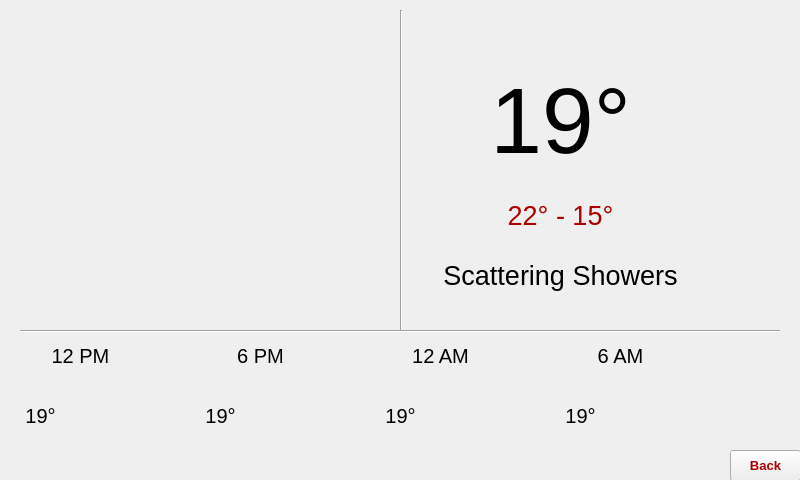
 <widget class="QWidget" name="Form">
  <property name="geometry">
   <rect>
    <x>0</x>
    <y>0</y>
    <width>800</width>
    <height>480</height>
   </rect>
  </property>
  <property name="windowTitle">
   <string>Form</string>
  </property>
  <property name="windowIcon">
   <iconset>
    <normaloff>../Images/icon.png</normaloff>../Images/icon.png</iconset>
  </property>
  <property name="styleSheet">
   <string notr="true">
QProgressBar:horizontal {
    border: 1px solid #3A3939;
    text-align: center;
    padding: 1px;
    background: #201F1F;
}
QProgressBar::chunk:horizontal {
    background-color: qlineargradient(spread:reflect, x1:1, y1:0.545, x2:1, y2:0, stop:0 rgba(28, 66, 111, 255), stop:1 rgba(37, 87, 146, 255));
}

QToolTip
{
    border: 1px solid #3A3939;
    background-color: rgb(90, 102, 117);;
    color: white;
    padding: 1px;
    opacity: 200;
}

QWidget
{
    color: silver;
    background-color: #302F2F;
    selection-background-color:#3d8ec9;
    selection-color: black;
    background-clip: border;
    border-image: none;
    outline: 0;
}

QWidget:item:hover
{
    background-color: #78879b;
    color: black;
}

QWidget:item:selected
{
    background-color: #3d8ec9;
}

QCheckBox
{
    spacing: 5px;
    outline: none;
    color: #bbb;
    margin-bottom: 2px;
}

QCheckBox:disabled
{
    color: #777777;
}
QCheckBox::indicator,
QGroupBox::indicator
{
    width: 18px;
    height: 18px;
}
QGroupBox::indicator
{
    margin-left: 2px;
}

QCheckBox::indicator:unchecked,
QCheckBox::indicator:unchecked:hover,
QGroupBox::indicator:unchecked,
QGroupBox::indicator:unchecked:hover
{
    image: url(:/dark_blue/img/checkbox_unchecked.png);
}

QCheckBox::indicator:unchecked:focus,
QCheckBox::indicator:unchecked:pressed,
QGroupBox::indicator:unchecked:focus,
QGroupBox::indicator:unchecked:pressed
{
  border: none;
    image: url(:/dark_blue/img/checkbox_unchecked_focus.png);
}

QCheckBox::indicator:checked,
QCheckBox::indicator:checked:hover,
QGroupBox::indicator:checked,
QGroupBox::indicator:checked:hover
{
    image: url(:/dark_blue/img/checkbox_checked.png);
}

QCheckBox::indicator:checked:focus,
QCheckBox::indicator:checked:pressed,
QGroupBox::indicator:checked:focus,
QGroupBox::indicator:checked:pressed
{
  border: none;
    image: url(:/dark_blue/img/checkbox_checked_focus.png);
}

QCheckBox::indicator:indeterminate,
QCheckBox::indicator:indeterminate:hover,
QCheckBox::indicator:indeterminate:pressed
QGroupBox::indicator:indeterminate,
QGroupBox::indicator:indeterminate:hover,
QGroupBox::indicator:indeterminate:pressed
{
    image: url(:/dark_blue/img/checkbox_indeterminate.png);
}

QCheckBox::indicator:indeterminate:focus,
QGroupBox::indicator:indeterminate:focus
{
    image: url(:/dark_blue/img/checkbox_indeterminate_focus.png);
}

QCheckBox::indicator:checked:disabled,
QGroupBox::indicator:checked:disabled
{
    image: url(:/dark_blue/img/checkbox_checked_disabled.png);
}

QCheckBox::indicator:unchecked:disabled,
QGroupBox::indicator:unchecked:disabled
{
    image: url(:/dark_blue/img/checkbox_unchecked_disabled.png);
}

QRadioButton
{
    spacing: 5px;
    outline: none;
    color: #bbb;
    margin-bottom: 2px;
}

QRadioButton:disabled
{
    color: #777777;
}
QRadioButton::indicator
{
    width: 21px;
    height: 21px;
}

QRadioButton::indicator:unchecked,
QRadioButton::indicator:unchecked:hover
{
    image: url(:/dark_blue/img/radio_unchecked.png);
}

QRadioButton::indicator:unchecked:focus,
QRadioButton::indicator:unchecked:pressed
{
  border: none;
  outline: none;
    image: url(:/dark_blue/img/radio_unchecked_focus.png);
}

QRadioButton::indicator:checked,
QRadioButton::indicator:checked:hover
{
  border: none;
  outline: none;
    image: url(:/dark_blue/img/radio_checked.png);
}

QRadioButton::indicator:checked:focus,
QRadioButton::indicato::menu-arrowr:checked:pressed
{
  border: none;
  outline: none;
    image: url(:/dark_blue/img/radio_checked_focus.png);
}

QRadioButton::indicator:indeterminate,
QRadioButton::indicator:indeterminate:hover,
QRadioButton::indicator:indeterminate:pressed
{
        image: url(:/dark_blue/img/radio_indeterminate.png);
}

QRadioButton::indicator:checked:disabled
{
  outline: none;
  image: url(:/dark_blue/img/radio_checked_disabled.png);
}

QRadioButton::indicator:unchecked:disabled
{
    image: url(:/dark_blue/img/radio_unchecked_disabled.png);
}


QMenuBar
{
    background-color: #302F2F;
    color: silver;
}

QMenuBar::item
{
    background: transparent;
}

QMenuBar::item:selected
{
    background: transparent;
    border: 1px solid #3A3939;
}

QMenuBar::item:pressed
{
    border: 1px solid #3A3939;
    background-color: #3d8ec9;
    color: black;
    margin-bottom:-1px;
    padding-bottom:1px;
}

QMenu
{
    border: 1px solid #3A3939;
    color: silver;
    margin: 1px;
}

QMenu::icon
{
    margin: 1px;
}

QMenu::item
{
    padding: 2px 2px 2px 25px;
    margin-left: 5px;
    border: 1px solid transparent; /* reserve space for selection border */
}

QMenu::item:selected
{
    color: black;
}

QMenu::separator {
    height: 2px;
    background: lightblue;
    margin-left: 10px;
    margin-right: 5px;
}

QMenu::indicator {
    width: 16px;
    height: 16px;
}

/* non-exclusive indicator = check box style indicator
   (see QActionGroup::setExclusive) */
QMenu::indicator:non-exclusive:unchecked {
    image: url(:/dark_blue/img/checkbox_unchecked.png);
}

QMenu::indicator:non-exclusive:unchecked:selected {
    image: url(:/dark_blue/img/checkbox_unchecked_disabled.png);
}

QMenu::indicator:non-exclusive:checked {
    image: url(:/dark_blue/img/checkbox_checked.png);
}

QMenu::indicator:non-exclusive:checked:selected {
    image: url(:/dark_blue/img/checkbox_checked_disabled.png);
}

/* exclusive indicator = radio button style indicator (see QActionGroup::setExclusive) */
QMenu::indicator:exclusive:unchecked {
    image: url(:/dark_blue/img/radio_unchecked.png);
}

QMenu::indicator:exclusive:unchecked:selected {
    image: url(:/dark_blue/img/radio_unchecked_disabled.png);
}

QMenu::indicator:exclusive:checked {
    image: url(:/dark_blue/img/radio_checked.png);
}

QMenu::indicator:exclusive:checked:selected {
    image: url(:/dark_blue/img/radio_checked_disabled.png);
}

QMenu::right-arrow {
    margin: 5px;
    image: url(:/dark_blue/img/right_arrow.png)
}


QWidget:disabled
{
    color: #808080;
    background-color: #302F2F;
}

QAbstractItemView
{
    alternate-background-color: #3A3939;
    color: silver;
    border: 1px solid 3A3939;
    border-radius: 2px;
    padding: 1px;
}

QWidget:focus, QMenuBar:focus
{
    border: 1px solid #78879b;
}

QTabWidget:focus, QCheckBox:focus, QRadioButton:focus, QSlider:focus
{
    border: none;
}

QLineEdit
{
    background-color: #201F1F;
    padding: 2px;
    border-style: solid;
    border: 1px solid #3A3939;
    border-radius: 2px;
    color: silver;
}

QGroupBox {
    border:1px solid #3A3939;
    border-radius: 2px;
    margin-top: 20px;
    background-color: #302F2F;
    color: silver;
}

QGroupBox::title {
    subcontrol-origin: margin;
    subcontrol-position: top center;
    padding-left: 10px;
    padding-right: 10px;
    padding-top: 10px;
}

QAbstractScrollArea
{
    border-radius: 2px;
    border: 1px solid #3A3939;
    background-color: transparent;
}

QScrollBar:horizontal
{
    height: 15px;
    margin: 3px 15px 3px 15px;
    border: 1px transparent #2A2929;
    border-radius: 4px;
    background-color: #2A2929;
}

QScrollBar::handle:horizontal
{
    background-color: #605F5F;
    min-width: 5px;
    border-radius: 4px;
}

QScrollBar::add-line:horizontal
{
    margin: 0px 3px 0px 3px;
    border-image: url(:/dark_blue/img/right_arrow_disabled.png);
    width: 10px;
    height: 10px;
    subcontrol-position: right;
    subcontrol-origin: margin;
}

QScrollBar::sub-line:horizontal
{
    margin: 0px 3px 0px 3px;
    border-image: url(:/dark_blue/img/left_arrow_disabled.png);
    height: 10px;
    width: 10px;
    subcontrol-position: left;
    subcontrol-origin: margin;
}

QScrollBar::add-line:horizontal:hover,QScrollBar::add-line:horizontal:on
{
    border-image: url(:/dark_blue/img/right_arrow.png);
    height: 10px;
    width: 10px;
    subcontrol-position: right;
    subcontrol-origin: margin;
}


QScrollBar::sub-line:horizontal:hover, QScrollBar::sub-line:horizontal:on
{
    border-image: url(:/dark_blue/img/left_arrow.png);
    height: 10px;
    width: 10px;
    subcontrol-position: left;
    subcontrol-origin: margin;
}

QScrollBar::up-arrow:horizontal, QScrollBar::down-arrow:horizontal
{
    background: none;
}


QScrollBar::add-page:horizontal, QScrollBar::sub-page:horizontal
{
    background: none;
}

QScrollBar:vertical
{
    background-color: #2A2929;
    width: 15px;
    margin: 15px 3px 15px 3px;
    border: 1px transparent #2A2929;
    border-radius: 4px;
}

QScrollBar::handle:vertical
{
    background-color: #605F5F;
    min-height: 5px;
    border-radius: 4px;
}

QScrollBar::sub-line:vertical
{
    margin: 3px 0px 3px 0px;
    border-image: url(:/dark_blue/img/up_arrow_disabled.png);
    height: 10px;
    width: 10px;
    subcontrol-position: top;
    subcontrol-origin: margin;
}

QScrollBar::add-line:vertical
{
    margin: 3px 0px 3px 0px;
    border-image: url(:/dark_blue/img/down_arrow_disabled.png);
    height: 10px;
    width: 10px;
    subcontrol-position: bottom;
    subcontrol-origin: margin;
}

QScrollBar::sub-line:vertical:hover,QScrollBar::sub-line:vertical:on
{

    border-image: url(:/dark_blue/img/up_arrow.png);
    height: 10px;
    width: 10px;
    subcontrol-position: top;
    subcontrol-origin: margin;
}


QScrollBar::add-line:vertical:hover, QScrollBar::add-line:vertical:on
{
    border-image: url(:/dark_blue/img/down_arrow.png);
    height: 10px;
    width: 10px;
    subcontrol-position: bottom;
    subcontrol-origin: margin;
}

QScrollBar::up-arrow:vertical, QScrollBar::down-arrow:vertical
{
    background: none;
}


QScrollBar::add-page:vertical, QScrollBar::sub-page:vertical
{
    background: none;
}

QTextEdit
{
    background-color: #201F1F;
    color: silver;
    border: 1px solid #3A3939;
}

QPlainTextEdit
{
    background-color: #201F1F;;
    color: silver;
    border-radius: 2px;
    border: 1px solid #3A3939;
}

QHeaderView::section
{
    background-color: #3A3939;
    color: silver;
    padding-left: 4px;
    border: 1px solid #6c6c6c;
}

QSizeGrip {
    image: url(:/dark_blue/img/sizegrip.png);
    width: 12px;
    height: 12px;
}

QMainWindow
{
    background-color: #302F2F;

}

QMainWindow::separator
{
    background-color: #302F2F;
    color: white;
    padding-left: 4px;
    spacing: 2px;
    border: 1px dashed #3A3939;
}

QMainWindow::separator:hover
{

    background-color: #787876;
    color: white;
    padding-left: 4px;
    border: 1px solid #3A3939;
    spacing: 2px;
}


QMenu::separator
{
    height: 1px;
    background-color: #3A3939;
    color: white;
    padding-left: 4px;
    margin-left: 10px;
    margin-right: 5px;
}


QFrame
{
    border-radius: 2px;
    border: 1px solid #444;
}

QFrame[frameShape=&quot;0&quot;]
{
    border-radius: 2px;
    border: 1px transparent #444;
}

QStackedWidget
{
    background-color: #302F2F;
    border: 1px transparent black;
}

QToolBar {
    border: 1px transparent #393838;
    background: 1px solid #302F2F;
    font-weight: bold;
}

QToolBar::handle:horizontal {
    image: url(:/dark_blue/img/Hmovetoolbar.png);
}
QToolBar::handle:vertical {
    image: url(:/dark_blue/img/Vmovetoolbar.png);
}
QToolBar::separator:horizontal {
    image: url(:/dark_blue/img/Hsepartoolbar.png);
}
QToolBar::separator:vertical {
    image: url(:/dark_blue/img/Vsepartoolbars.png);
}

QPushButton
{
    color: silver;
    background-color: #302F2F;
    border-width: 2px;
    border-color: #4A4949;
    border-style: solid;
    padding-top: 2px;
    padding-bottom: 2px;
    padding-left: 10px;
    padding-right: 10px;
    border-radius: 4px;
    /* outline: none; */
    /* min-width: 40px; */
}

QPushButton:disabled
{
    background-color: #302F2F;
    border-width: 2px;
    border-color: #3A3939;
    border-style: solid;
    padding-top: 2px;
    padding-bottom: 2px;
    padding-left: 10px;
    padding-right: 10px;
    /*border-radius: 2px;*/
    color: #808080;
}

QPushButton:focus {
    background-color: #3d8ec9;
    color: white;
}

QComboBox
{
    selection-background-color: #3d8ec9;
    background-color: #201F1F;
    border-style: solid;
    border: 1px solid #3A3939;
    border-radius: 2px;
    padding: 2px;
    min-width: 75px;
}

QPushButton:checked{
    background-color: #4A4949;
    border-color: #6A6969;
}

QPushButton:hover {
    border: 2px solid #78879b;
    color: silver;
}

QComboBox:hover, QAbstractSpinBox:hover,QLineEdit:hover,QTextEdit:hover,QPlainTextEdit:hover,QAbstractView:hover,QTreeView:hover
{
    border: 1px solid #78879b;
    color: silver;
}

QComboBox:on
{
    background-color: #626873;
    padding-top: 3px;
    padding-left: 4px;
    selection-background-color: #4a4a4a;
}

QComboBox QAbstractItemView
{
    background-color: #201F1F;
    border-radius: 2px;
    border: 1px solid #444;
    selection-background-color: #3d8ec9;
    color: silver;
}

QComboBox::drop-down
{
    subcontrol-origin: padding;
    subcontrol-position: top right;
    width: 15px;

    border-left-width: 0px;
    border-left-color: darkgray;
    border-left-style: solid;
    border-top-right-radius: 3px;
    border-bottom-right-radius: 3px;
}

QComboBox::down-arrow
{
    image: url(:/dark_blue/img/down_arrow_disabled.png);
}

QComboBox::down-arrow:on, QComboBox::down-arrow:hover,
QComboBox::down-arrow:focus
{
    image: url(:/dark_blue/img/down_arrow.png);
}

QPushButton:pressed
{
    background-color: #484846;
}

QAbstractSpinBox {
    padding-top: 2px;
    padding-bottom: 2px;
    border: 1px solid #3A3939;
    background-color: #201F1F;
    color: silver;
    border-radius: 2px;
    min-width: 75px;
}

QAbstractSpinBox:up-button
{
    background-color: transparent;
    subcontrol-origin: border;
    subcontrol-position: top right;
}

QAbstractSpinBox:down-button
{
    background-color: transparent;
    subcontrol-origin: border;
    subcontrol-position: bottom right;
}

QAbstractSpinBox::up-arrow,QAbstractSpinBox::up-arrow:disabled,QAbstractSpinBox::up-arrow:off {
    image: url(:/dark_blue/img/up_arrow_disabled.png);
    width: 10px;
    height: 10px;
}
QAbstractSpinBox::up-arrow:hover
{
    image: url(:/dark_blue/img/up_arrow.png);
}


QAbstractSpinBox::down-arrow,QAbstractSpinBox::down-arrow:disabled,QAbstractSpinBox::down-arrow:off
{
    image: url(:/dark_blue/img/down_arrow_disabled.png);
    width: 10px;
    height: 10px;
}
QAbstractSpinBox::down-arrow:hover
{
    image: url(:/dark_blue/img/down_arrow.png);
}


QLabel
{
    border: 0px solid black;
}

QTabWidget{
    border: 1px transparent black;
}

QTabWidget::pane {
    border: 1px solid #444;
    border-radius: 3px;
    padding: 3px;
}

QTabBar
{
    qproperty-drawBase: 0;
    left: 5px; /* move to the right by 5px */
}

QTabBar:focus
{
    border: 0px transparent black;
}

QTabBar::close-button  {
    image: url(:/dark_blue/img/close.png);
    background: transparent;
}

QTabBar::close-button:hover
{
    image: url(:/dark_blue/img/close-hover.png);
    background: transparent;
}

QTabBar::close-button:pressed {
    image: url(:/dark_blue/img/close-pressed.png);
    background: transparent;
}

/* TOP TABS */
QTabBar::tab:top {
    color: #b1b1b1;
    border: 1px solid #4A4949;
    border-bottom: 1px transparent black;
    background-color: #302F2F;
    padding: 5px;
    border-top-left-radius: 2px;
    border-top-right-radius: 2px;
}

QTabBar::tab:top:!selected
{
    color: #b1b1b1;
    background-color: #201F1F;
    border: 1px transparent #4A4949;
    border-bottom: 1px transparent #4A4949;
    border-top-left-radius: 0px;
    border-top-right-radius: 0px;
}

QTabBar::tab:top:!selected:hover {
    background-color: #48576b;
}

/* BOTTOM TABS */
QTabBar::tab:bottom {
    color: #b1b1b1;
    border: 1px solid #4A4949;
    border-top: 1px transparent black;
    background-color: #302F2F;
    padding: 5px;
    border-bottom-left-radius: 2px;
    border-bottom-right-radius: 2px;
}

QTabBar::tab:bottom:!selected
{
    color: #b1b1b1;
    background-color: #201F1F;
    border: 1px transparent #4A4949;
    border-top: 1px transparent #4A4949;
    border-bottom-left-radius: 0px;
    border-bottom-right-radius: 0px;
}

QTabBar::tab:bottom:!selected:hover {
    background-color: #78879b;
}

/* LEFT TABS */
QTabBar::tab:left {
    color: #b1b1b1;
    border: 1px solid #4A4949;
    border-left: 1px transparent black;
    background-color: #302F2F;
    padding: 5px;
    border-top-right-radius: 2px;
    border-bottom-right-radius: 2px;
}

QTabBar::tab:left:!selected
{
    color: #b1b1b1;
    background-color: #201F1F;
    border: 1px transparent #4A4949;
    border-right: 1px transparent #4A4949;
    border-top-right-radius: 0px;
    border-bottom-right-radius: 0px;
}

QTabBar::tab:left:!selected:hover {
    background-color: #48576b;
}


/* RIGHT TABS */
QTabBar::tab:right {
    color: #b1b1b1;
    border: 1px solid #4A4949;
    border-right: 1px transparent black;
    background-color: #302F2F;
    padding: 5px;
    border-top-left-radius: 2px;
    border-bottom-left-radius: 2px;
}

QTabBar::tab:right:!selected
{
    color: #b1b1b1;
    background-color: #201F1F;
    border: 1px transparent #4A4949;
    border-right: 1px transparent #4A4949;
    border-top-left-radius: 0px;
    border-bottom-left-radius: 0px;
}

QTabBar::tab:right:!selected:hover {
    background-color: #48576b;
}

QTabBar QToolButton::right-arrow:enabled {
     image: url(:/dark_blue/img/right_arrow.png);
 }

 QTabBar QToolButton::left-arrow:enabled {
     image: url(:/dark_blue/img/left_arrow.png);
 }

QTabBar QToolButton::right-arrow:disabled {
     image: url(:/dark_blue/img/right_arrow_disabled.png);
 }

 QTabBar QToolButton::left-arrow:disabled {
     image: url(:/dark_blue/img/left_arrow_disabled.png);
 }


QDockWidget {
    border: 1px solid #403F3F;
    titlebar-close-icon: url(:/dark_blue/img/close.png);
    titlebar-normal-icon: url(:/dark_blue/img/undock.png);
}

QDockWidget::close-button, QDockWidget::float-button {
    border: 1px solid transparent;
    border-radius: 2px;
    background: transparent;
}

QDockWidget::close-button:hover, QDockWidget::float-button:hover {
    background: rgba(255, 255, 255, 10);
}

QDockWidget::close-button:pressed, QDockWidget::float-button:pressed {
    padding: 1px -1px -1px 1px;
    background: rgba(255, 255, 255, 10);
}

QTreeView, QListView, QTextBrowser, AtLineEdit, AtLineEdit::hover {
    border: 1px solid #444;
    background-color: silver;
    border-radius: 3px;
    margin-left: 3px;
    color: black;
}

QTreeView:branch:selected, QTreeView:branch:hover {
    background: url(:/dark_blue/img/transparent.png);
}

QTreeView::branch:has-siblings:!adjoins-item {
    border-image: url(:/dark_blue/img/transparent.png);
}

QTreeView::branch:has-siblings:adjoins-item {
    border-image: url(:/dark_blue/img/transparent.png);
}

QTreeView::branch:!has-children:!has-siblings:adjoins-item {
    border-image: url(:/dark_blue/img/transparent.png);
}

QTreeView::branch:has-children:!has-siblings:closed,
QTreeView::branch:closed:has-children:has-siblings {
    image: url(:/dark_blue/img/branch_closed.png);
}

QTreeView::branch:open:has-children:!has-siblings,
QTreeView::branch:open:has-children:has-siblings  {
    image: url(:/dark_blue/img/branch_open.png);
}

QTreeView::branch:has-children:!has-siblings:closed:hover,
QTreeView::branch:closed:has-children:has-siblings:hover {
    image: url(:/dark_blue/img/branch_closed-on.png);
    }

QTreeView::branch:open:has-children:!has-siblings:hover,
QTreeView::branch:open:has-children:has-siblings:hover  {
    image: url(:/dark_blue/img/branch_open-on.png);
    }

QListView::item:!selected:hover, QListView::item:!selected:hover, QTreeView::item:!selected:hover  {
    background: rgba(0, 0, 0, 0);
    outline: 0;
    color: #FFFFFF
}

QListView::item:selected:hover, QListView::item:selected:hover, QTreeView::item:selected:hover  {
    background: #3d8ec9;
    color: #FFFFFF;
}

QSlider::groove:horizontal {
    border: 1px solid #3A3939;
    height: 8px;
    background: #201F1F;
    margin: 2px 0;
    border-radius: 2px;
}

QSlider::handle:horizontal {
    background: QLinearGradient( x1: 0, y1: 0, x2: 0, y2: 1,
      stop: 0.0 silver, stop: 0.2 #a8a8a8, stop: 1 #727272);
    border: 1px solid #3A3939;
    width: 14px;
    height: 14px;
    margin: -4px 0;
    border-radius: 2px;
}

QSlider::groove:vertical {
    border: 1px solid #3A3939;
    width: 8px;
    background: #201F1F;
    margin: 0 0px;
    border-radius: 2px;
}

QSlider::handle:vertical {
    background: QLinearGradient( x1: 0, y1: 0, x2: 0, y2: 1, stop: 0.0 silver,
    stop: 0.2 #a8a8a8, stop: 1 #727272);
    border: 1px solid #3A3939;
    width: 14px;
    height: 14px;
    margin: 0 -4px;
    border-radius: 2px;
}

QToolButton {
    /*  background-color: transparent; */
    border: 2px transparent #4A4949;
    border-radius: 4px;
    background-color: dimgray;
    margin: 2px;
    padding: 2px;
}

QToolButton[popupMode=&quot;1&quot;] { /* only for MenuButtonPopup */
 padding-right: 20px; /* make way for the popup button */
 border: 2px transparent #4A4949;
 border-radius: 4px;
}

QToolButton[popupMode=&quot;2&quot;] { /* only for InstantPopup */
 padding-right: 10px; /* make way for the popup button */
 border: 2px transparent #4A4949;
}


QToolButton:hover, QToolButton::menu-button:hover {
    border: 2px solid #78879b;
}

QToolButton:checked, QToolButton:pressed,
    QToolButton::menu-button:pressed {
    background-color: #4A4949;
    border: 2px solid #78879b;
}

/* the subcontrol below is used only in the InstantPopup or DelayedPopup mode */
QToolButton::menu-indicator {
    image: url(:/dark_blue/img/down_arrow.png);
    top: -7px; left: -2px; /* shift it a bit */
}

/* the subcontrols below are used only in the MenuButtonPopup mode */
QToolButton::menu-button {
    border: 1px transparent #4A4949;
    border-top-right-radius: 6px;
    border-bottom-right-radius: 6px;
    /* 16px width + 4px for border = 20px allocated above */
    width: 16px;
    outline: none;
}

QToolButton::menu-arrow {
    image: url(:/dark_blue/img/down_arrow.png);
}

QToolButton::menu-arrow:open {
    top: 1px; left: 1px; /* shift it a bit */
    border: 1px solid #3A3939;
}

QPushButton::menu-indicator  {
    subcontrol-origin: padding;
    subcontrol-position: bottom right;
    left: 4px;
}

QTableView
{
    border: 1px solid #444;
    gridline-color: #6c6c6c;
    background-color: #201F1F;
}


QTableView, QHeaderView
{
    border-radius: 0px;
}

QTableView::item:pressed, QListView::item:pressed, QTreeView::item:pressed  {
    background: #78879b;
    color: #FFFFFF;
}

QTableView::item:selected:active, QTreeView::item:selected:active, QListView::item:selected:active  {
    background: #3d8ec9;
    color: #FFFFFF;
}


QHeaderView
{
    border: 1px transparent;
    border-radius: 2px;
    margin: 0px;
    padding: 0px;
}

QHeaderView::section  {
    background-color: #3A3939;
    color: silver;
    padding: 4px;
    border: 1px solid #6c6c6c;
    border-radius: 0px;
    text-align: center;
}

QHeaderView::section::vertical::first, QHeaderView::section::vertical::only-one
{
    border-top: 1px solid #6c6c6c;
}

QHeaderView::section::vertical
{
    border-top: transparent;
}

QHeaderView::section::horizontal::first, QHeaderView::section::horizontal::only-one
{
    border-left: 1px solid #6c6c6c;
}

QHeaderView::section::horizontal
{
    border-left: transparent;
}


QHeaderView::section:checked
 {
    color: white;
    background-color: #5A5959;
 }

 /* style the sort indicator */
QHeaderView::down-arrow {
    image: url(:/dark_blue/img/down_arrow.png);
}

QHeaderView::up-arrow {
    image: url(:/dark_blue/img/up_arrow.png);
}


QTableCornerButton::section {
    background-color: #3A3939;
    border: 1px solid #3A3939;
    border-radius: 2px;
}

QToolBox  {
    padding: 3px;
    border: 1px transparent black;
}

QToolBox::tab {
    color: #b1b1b1;
    background-color: #302F2F;
    border: 1px solid #4A4949;
    border-bottom: 1px transparent #302F2F;
    border-top-left-radius: 5px;
    border-top-right-radius: 5px;
}

 QToolBox::tab:selected { /* italicize selected tabs */
    font: italic;
    background-color: #302F2F;
    border-color: #3d8ec9;
 }

QStatusBar::item {
    border: 1px solid #3A3939;
    border-radius: 2px;
 }


QFrame[height=&quot;3&quot;], QFrame[width=&quot;3&quot;] {
    background-color: #AAA;
}


QSplitter::handle {
    border: 1px dashed #3A3939;
}

QSplitter::handle:hover {
    background-color: #787876;
    border: 1px solid #3A3939;
}

QSplitter::handle:horizontal {
    width: 1px;
}

QSplitter::handle:vertical {
    height: 1px;
}

QListWidget {
    background-color: silver;
    border-radius: 5px;
    margin-left: 5px;
}

QListWidget::item {
    color: black;
}

QMessageBox {
    messagebox-critical-icon	: url(:/dark_blue/img/critical.png);
    messagebox-information-icon	: url(:/dark_blue/img/information.png);
    messagebox-question-icon	: url(:/dark_blue/img/question.png);
    messagebox-warning-icon:    : url(:/dark_blue/img/warning.png);
}

ColorButton::enabled {
    border-radius: 0px;
    border: 1px solid #444444;
}

ColorButton::disabled {
    border-radius: 0px;
    border: 1px solid #AAAAAA;
}</string>
  </property>
  <widget class="QPushButton" name="back">
   <property name="geometry">
    <rect>
     <x>730</x>
     <y>450</y>
     <width>71</width>
     <height>31</height>
    </rect>
   </property>
   <property name="font">
    <font>
     <pointsize>10</pointsize>
     <bold>true</bold>
    </font>
   </property>
   <property name="styleSheet">
    <string notr="true">color: rgb(170, 0, 0);</string>
   </property>
   <property name="text">
    <string>Back</string>
   </property>
  </widget>
  <widget class="Line" name="line">
   <property name="geometry">
    <rect>
     <x>20</x>
     <y>330</y>
     <width>760</width>
     <height>2</height>
    </rect>
   </property>
   <property name="orientation">
    <enum>Qt::Horizontal</enum>
   </property>
  </widget>
  <widget class="QLabel" name="icon">
   <property name="geometry">
    <rect>
     <x>130</x>
     <y>50</y>
     <width>241</width>
     <height>241</height>
    </rect>
   </property>
   <property name="text">
    <string/>
   </property>
   <property name="pixmap">
    <pixmap>../Images/weatherLogo.png</pixmap>
   </property>
   <property name="scaledContents">
    <bool>true</bool>
   </property>
  </widget>
  <widget class="Line" name="line_2">
   <property name="geometry">
    <rect>
     <x>400</x>
     <y>10</y>
     <width>2</width>
     <height>320</height>
    </rect>
   </property>
   <property name="orientation">
    <enum>Qt::Vertical</enum>
   </property>
  </widget>
  <widget class="QLabel" name="weather">
   <property name="geometry">
    <rect>
     <x>440</x>
     <y>0</y>
     <width>241</width>
     <height>241</height>
    </rect>
   </property>
   <property name="font">
    <font>
     <pointsize>70</pointsize>
    </font>
   </property>
   <property name="text">
    <string>19°</string>
   </property>
   <property name="scaledContents">
    <bool>true</bool>
   </property>
   <property name="alignment">
    <set>Qt::AlignCenter</set>
   </property>
  </widget>
  <widget class="QLabel" name="state">
   <property name="geometry">
    <rect>
     <x>440</x>
     <y>250</y>
     <width>241</width>
     <height>51</height>
    </rect>
   </property>
   <property name="font">
    <font>
     <pointsize>20</pointsize>
    </font>
   </property>
   <property name="text">
    <string>Scattering Showers</string>
   </property>
   <property name="scaledContents">
    <bool>true</bool>
   </property>
   <property name="alignment">
    <set>Qt::AlignCenter</set>
   </property>
  </widget>
  <widget class="QLabel" name="weather_2">
   <property name="geometry">
    <rect>
     <x>440</x>
     <y>190</y>
     <width>241</width>
     <height>51</height>
    </rect>
   </property>
   <property name="font">
    <font>
     <pointsize>20</pointsize>
    </font>
   </property>
   <property name="styleSheet">
    <string notr="true">color: rgb(170, 0, 0);</string>
   </property>
   <property name="text">
    <string>22° - 15°</string>
   </property>
   <property name="scaledContents">
    <bool>true</bool>
   </property>
   <property name="alignment">
    <set>Qt::AlignCenter</set>
   </property>
  </widget>
  <widget class="QLabel" name="Time1">
   <property name="geometry">
    <rect>
     <x>50</x>
     <y>340</y>
     <width>61</width>
     <height>31</height>
    </rect>
   </property>
   <property name="font">
    <font>
     <pointsize>15</pointsize>
    </font>
   </property>
   <property name="text">
    <string>12 PM</string>
   </property>
   <property name="scaledContents">
    <bool>true</bool>
   </property>
   <property name="alignment">
    <set>Qt::AlignCenter</set>
   </property>
  </widget>
  <widget class="QLabel" name="temp1">
   <property name="geometry">
    <rect>
     <x>10</x>
     <y>400</y>
     <width>61</width>
     <height>31</height>
    </rect>
   </property>
   <property name="font">
    <font>
     <pointsize>15</pointsize>
    </font>
   </property>
   <property name="text">
    <string>19°</string>
   </property>
   <property name="scaledContents">
    <bool>true</bool>
   </property>
   <property name="alignment">
    <set>Qt::AlignCenter</set>
   </property>
  </widget>
  <widget class="QLabel" name="icon1">
   <property name="geometry">
    <rect>
     <x>70</x>
     <y>390</y>
     <width>61</width>
     <height>61</height>
    </rect>
   </property>
   <property name="text">
    <string/>
   </property>
   <property name="pixmap">
    <pixmap>../Images/weatherLogo.png</pixmap>
   </property>
   <property name="scaledContents">
    <bool>true</bool>
   </property>
  </widget>
  <widget class="QLabel" name="temp2">
   <property name="geometry">
    <rect>
     <x>190</x>
     <y>400</y>
     <width>61</width>
     <height>31</height>
    </rect>
   </property>
   <property name="font">
    <font>
     <pointsize>15</pointsize>
    </font>
   </property>
   <property name="text">
    <string>19°</string>
   </property>
   <property name="scaledContents">
    <bool>true</bool>
   </property>
   <property name="alignment">
    <set>Qt::AlignCenter</set>
   </property>
  </widget>
  <widget class="QLabel" name="icon2">
   <property name="geometry">
    <rect>
     <x>250</x>
     <y>390</y>
     <width>61</width>
     <height>61</height>
    </rect>
   </property>
   <property name="text">
    <string/>
   </property>
   <property name="pixmap">
    <pixmap>../Images/weatherLogo.png</pixmap>
   </property>
   <property name="scaledContents">
    <bool>true</bool>
   </property>
  </widget>
  <widget class="QLabel" name="Time2">
   <property name="geometry">
    <rect>
     <x>230</x>
     <y>340</y>
     <width>61</width>
     <height>31</height>
    </rect>
   </property>
   <property name="font">
    <font>
     <pointsize>15</pointsize>
    </font>
   </property>
   <property name="text">
    <string>6 PM</string>
   </property>
   <property name="scaledContents">
    <bool>true</bool>
   </property>
   <property name="alignment">
    <set>Qt::AlignCenter</set>
   </property>
  </widget>
  <widget class="QLabel" name="Time4">
   <property name="geometry">
    <rect>
     <x>590</x>
     <y>340</y>
     <width>61</width>
     <height>31</height>
    </rect>
   </property>
   <property name="font">
    <font>
     <pointsize>15</pointsize>
    </font>
   </property>
   <property name="text">
    <string>6 AM</string>
   </property>
   <property name="scaledContents">
    <bool>true</bool>
   </property>
   <property name="alignment">
    <set>Qt::AlignCenter</set>
   </property>
  </widget>
  <widget class="QLabel" name="temp3">
   <property name="geometry">
    <rect>
     <x>370</x>
     <y>400</y>
     <width>61</width>
     <height>31</height>
    </rect>
   </property>
   <property name="font">
    <font>
     <pointsize>15</pointsize>
    </font>
   </property>
   <property name="text">
    <string>19°</string>
   </property>
   <property name="scaledContents">
    <bool>true</bool>
   </property>
   <property name="alignment">
    <set>Qt::AlignCenter</set>
   </property>
  </widget>
  <widget class="QLabel" name="icon4">
   <property name="geometry">
    <rect>
     <x>610</x>
     <y>390</y>
     <width>61</width>
     <height>61</height>
    </rect>
   </property>
   <property name="text">
    <string/>
   </property>
   <property name="pixmap">
    <pixmap>../Images/weatherLogo.png</pixmap>
   </property>
   <property name="scaledContents">
    <bool>true</bool>
   </property>
  </widget>
  <widget class="QLabel" name="icon3">
   <property name="geometry">
    <rect>
     <x>430</x>
     <y>390</y>
     <width>61</width>
     <height>61</height>
    </rect>
   </property>
   <property name="text">
    <string/>
   </property>
   <property name="pixmap">
    <pixmap>../Images/weatherLogo.png</pixmap>
   </property>
   <property name="scaledContents">
    <bool>true</bool>
   </property>
  </widget>
  <widget class="QLabel" name="temp4">
   <property name="geometry">
    <rect>
     <x>550</x>
     <y>400</y>
     <width>61</width>
     <height>31</height>
    </rect>
   </property>
   <property name="font">
    <font>
     <pointsize>15</pointsize>
    </font>
   </property>
   <property name="text">
    <string>19°</string>
   </property>
   <property name="scaledContents">
    <bool>true</bool>
   </property>
   <property name="alignment">
    <set>Qt::AlignCenter</set>
   </property>
  </widget>
  <widget class="QLabel" name="Time3">
   <property name="geometry">
    <rect>
     <x>410</x>
     <y>340</y>
     <width>61</width>
     <height>31</height>
    </rect>
   </property>
   <property name="font">
    <font>
     <pointsize>15</pointsize>
    </font>
   </property>
   <property name="text">
    <string>12 AM</string>
   </property>
   <property name="scaledContents">
    <bool>true</bool>
   </property>
   <property name="alignment">
    <set>Qt::AlignCenter</set>
   </property>
  </widget>
 </widget>
